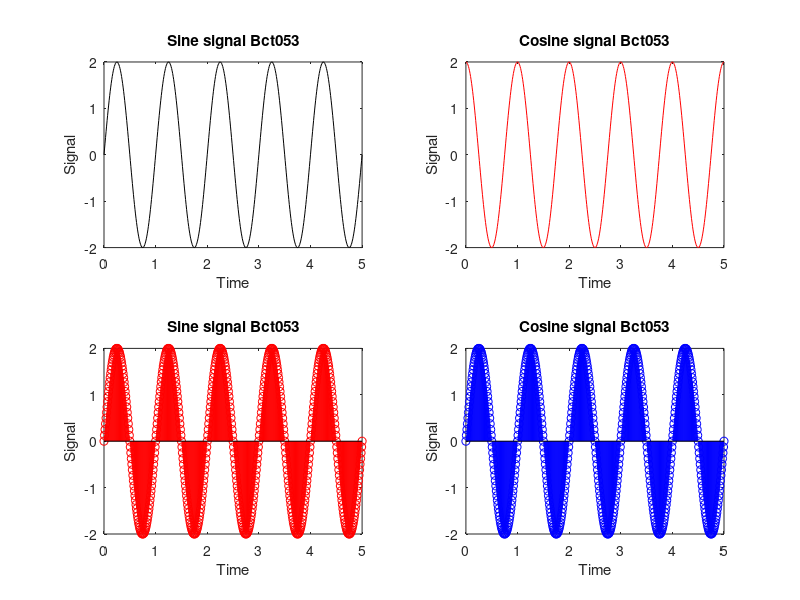

Write the MATLAB code that produced this figure.
clc;
close all;

A=2;
F=1;
t=0:0.01:5;
y = A*sin(2*pi*F*t);

subplot(2,2,1);
plot(t,y, 'black');
xlabel('Time');
ylabel('Signal');
title('Sine signal Bct053');

subplot(2,2,3);
stem(t,y, 'r');
xlabel('Time');
ylabel('Signal');
title('Sine signal Bct053');

z = A*cos(2*pi*F*t);
subplot(2,2,2);
plot(t,z, 'red');
xlabel('Time');
ylabel('Signal');
title('Cosine signal Bct053');

subplot(2,2,4);
stem(t,y, 'b');
xlabel('Time');
ylabel('Signal');
title('Cosine signal Bct053');